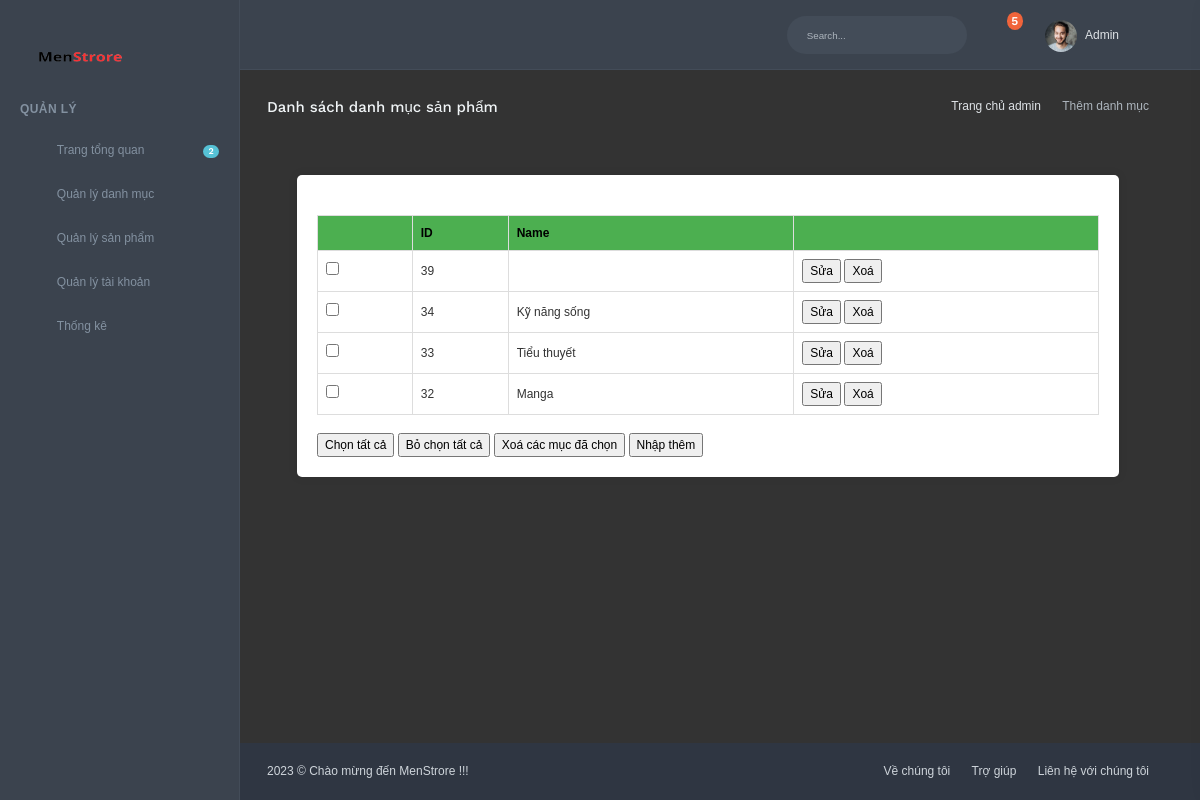
Before: /admin/index.php?act=lisdm with the older database file.
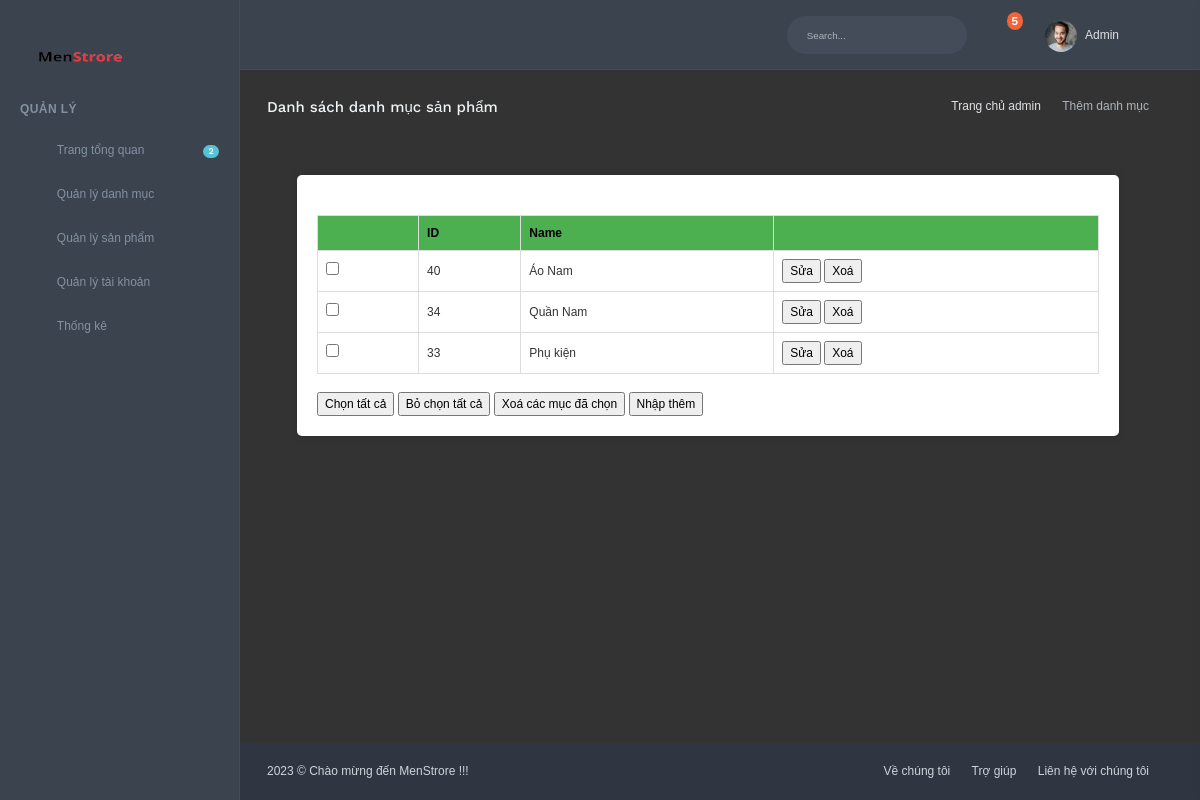
After: the same page with the newer database file.
### tables this page shows
CREATE TABLE `danhmuc` (
  `id` int(11) NOT NULL,
  `name` varchar(255) NOT NULL
);

### model/pdo.php (called while the page is built, shortened)
<?php
function pdo_get_connection(){
    $dburl = "mysql:host=localhost;dbname=duan1;charset=utf8";
    $username = 'root';
    $password = '';
    $conn = new PDO($dburl, $username, $password);
    $conn->setAttribute(PDO::ATTR_ERRMODE, PDO::ERRMODE_EXCEPTION);
    return $conn;
}
function pdo_query($sql){
    $sql_args = array_slice(func_get_args(), 1);
    try{
        $conn = pdo_get_connection();
        $stmt = $conn->prepare($sql);
        $stmt->execute($sql_args);
        $rows = $stmt->fetchAll();
        return $rows;
    }
    catch(PDOException $e){
        throw $e;
    }
    finally{
        unset($conn);
    }
}
?>

### model/danhmuc.php (called while the page is built, shortened)
<?php
    function loadall_danhmuc(){
        $sql="select * from danhmuc order by id desc";
        $listdanhmuc=pdo_query($sql);
        return $listdanhmuc;
    }
?>

### admin/danhmuc/list.php (the view, shortened to what this page needs)
<div class="content-page">
    <div class="content">
        <div class="container-fluid">
            <div class="row">
                <div class="col-12">
                    <div class="page-title-box">
                        <div class="page-title-right">
                            <ol class="breadcrumb m-0">
                                <li class="breadcrumb-item"><a href="index.php">Trang chủ admin</a></li>
                                <li class="breadcrumb-item active">Thêm danh mục</li>
                            </ol>
                        </div>
                        <h3 class="page-title">Danh sách danh mục sản phẩm</h3>
                    </div>
                    <section>
                        <div class="card">
                            <table>
                                <tr>
                                    <th></th>
                                    <th>ID</th>
                                    <th>Name</th>
                                    <th></th>
                                </tr>
                                <?php
                                foreach ($listdanhmuc as $danhmuc) {
                                    extract($danhmuc);
                                    $suadm = "index.php?act=suadm&id=" . $id;
                                    $xoadm = "index.php?act=xoadm&id=" . $id;
                                    echo '<tr>
                                    <td><input type="checkbox"></td>
                                    <td>' . $id . '</td>
                                    <td>' . $name . '</td>
                                    <td><a href="' . $suadm . '"><input type="button" value="Sửa"></a> <a href="' . $xoadm . '"><input type="button" value="Xoá"></a></td>
                                </tr>';
                                }
                                ?>
                            </table>
                            <br>
                            <div class="row10">
                                <input type="button" value="Chọn tất cả">
                                <input type="button" value="Bỏ chọn tất cả">
                                <input type="button" value="Xoá các mục đã chọn">
                                <a href="index.php?act=adddm"> <input type="button" value="Nhập thêm"></a>
                            </div>
                        </div>
                    </section>
                </div>
            </div>
        </div>

Changed rows visible on the page:
removed danhmuc: id "39"
removed danhmuc: id "32", name "Manga"
added danhmuc: id "40", name "Áo Nam"
changed danhmuc id 34: name "Kỹ năng sống" → "Quần Nam"
changed danhmuc id 33: name "Tiểu thuyết" → "Phụ kiện"
